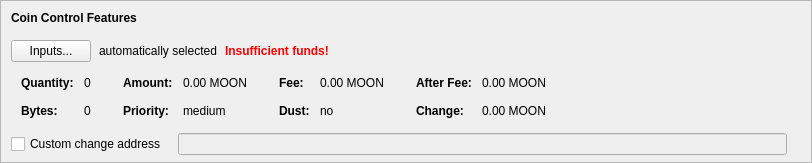
    <widget class="QFrame" name="frameCoinControl">
     <property name="sizePolicy">
      <sizepolicy hsizetype="Expanding" vsizetype="Expanding">
       <horstretch>0</horstretch>
       <verstretch>0</verstretch>
      </sizepolicy>
     </property>
     <property name="maximumSize">
      <size>
       <width>16777215</width>
       <height>16777215</height>
      </size>
     </property>
     <property name="frameShape">
      <enum>QFrame::StyledPanel</enum>
     </property>
     <property name="frameShadow">
      <enum>QFrame::Sunken</enum>
     </property>
     <layout class="QVBoxLayout" name="verticalLayoutCoinControl2">
      <property name="spacing">
       <number>0</number>
      </property>
      <property name="leftMargin">
       <number>0</number>
      </property>
      <property name="topMargin">
       <number>0</number>
      </property>
      <property name="rightMargin">
       <number>0</number>
      </property>
      <property name="bottomMargin">
       <number>6</number>
      </property>
      <item>
       <layout class="QVBoxLayout" name="verticalLayoutCoinControl" stretch="0,0,0,0,1">
        <property name="spacing">
         <number>0</number>
        </property>
        <property name="leftMargin">
         <number>10</number>
        </property>
        <property name="topMargin">
         <number>10</number>
        </property>
        <item>
         <layout class="QHBoxLayout" name="horizontalLayoutCoinControl1">
          <property name="bottomMargin">
           <number>15</number>
          </property>
          <item>
           <widget class="QLabel" name="labelCoinControlFeatures">
            <property name="sizePolicy">
             <sizepolicy hsizetype="Preferred" vsizetype="Maximum">
              <horstretch>0</horstretch>
              <verstretch>0</verstretch>
             </sizepolicy>
            </property>
            <property name="font">
             <font>
              <weight>75</weight>
              <bold>true</bold>
             </font>
            </property>
            <property name="styleSheet">
             <string notr="true">font-weight:bold;</string>
            </property>
            <property name="text">
             <string>Coin Control Features</string>
            </property>
           </widget>
          </item>
         </layout>
        </item>
        <item>
         <layout class="QHBoxLayout" name="horizontalLayoutCoinControl2" stretch="0,0,0,0">
          <property name="spacing">
           <number>8</number>
          </property>
          <property name="bottomMargin">
           <number>10</number>
          </property>
          <item>
           <widget class="QPushButton" name="pushButtonCoinControl">
            <property name="styleSheet">
             <string notr="true"/>
            </property>
            <property name="text">
             <string>Inputs...</string>
            </property>
            <property name="autoDefault">
             <bool>false</bool>
            </property>
           </widget>
          </item>
          <item>
           <widget class="QLabel" name="labelCoinControlAutomaticallySelected">
            <property name="text">
             <string>automatically selected</string>
            </property>
            <property name="margin">
             <number>5</number>
            </property>
           </widget>
          </item>
          <item>
           <widget class="QLabel" name="labelCoinControlInsuffFunds">
            <property name="font">
             <font>
              <weight>75</weight>
              <bold>true</bold>
             </font>
            </property>
            <property name="styleSheet">
             <string notr="true">color:red;font-weight:bold;</string>
            </property>
            <property name="text">
             <string>Insufficient funds!</string>
            </property>
            <property name="margin">
             <number>5</number>
            </property>
           </widget>
          </item>
          <item>
           <spacer name="horizontalSpacerCoinControl">
            <property name="orientation">
             <enum>Qt::Horizontal</enum>
            </property>
            <property name="sizeHint" stdset="0">
             <size>
              <width>40</width>
              <height>1</height>
             </size>
            </property>
           </spacer>
          </item>
         </layout>
        </item>
        <item>
         <widget class="QWidget" name="widgetCoinControl" native="true">
          <property name="sizePolicy">
           <sizepolicy hsizetype="Preferred" vsizetype="Preferred">
            <horstretch>0</horstretch>
            <verstretch>0</verstretch>
           </sizepolicy>
          </property>
          <property name="minimumSize">
           <size>
            <width>0</width>
            <height>0</height>
           </size>
          </property>
          <property name="styleSheet">
           <string notr="true"/>
          </property>
          <layout class="QHBoxLayout" name="horizontalLayoutCoinControl5">
           <property name="leftMargin">
            <number>0</number>
           </property>
           <property name="topMargin">
            <number>0</number>
           </property>
           <property name="rightMargin">
            <number>0</number>
           </property>
           <property name="bottomMargin">
            <number>0</number>
           </property>
           <item>
            <layout class="QHBoxLayout" name="horizontalLayoutCoinControl3" stretch="0,0,0,1">
             <property name="spacing">
              <number>20</number>
             </property>
             <property name="topMargin">
              <number>0</number>
             </property>
             <property name="bottomMargin">
              <number>10</number>
             </property>
             <item>
              <layout class="QFormLayout" name="formLayoutCoinControl1">
               <property name="horizontalSpacing">
                <number>10</number>
               </property>
               <property name="verticalSpacing">
                <number>14</number>
               </property>
               <property name="leftMargin">
                <number>10</number>
               </property>
               <property name="topMargin">
                <number>4</number>
               </property>
               <property name="rightMargin">
                <number>6</number>
               </property>
               <item row="0" column="0">
                <widget class="QLabel" name="labelCoinControlQuantityText">
                 <property name="font">
                  <font>
                   <weight>75</weight>
                   <bold>true</bold>
                  </font>
                 </property>
                 <property name="text">
                  <string>Quantity:</string>
                 </property>
                 <property name="margin">
                  <number>0</number>
                 </property>
                </widget>
               </item>
               <item row="0" column="1">
                <widget class="QLabel" name="labelCoinControlQuantity">
                 <property name="cursor">
                  <cursorShape>IBeamCursor</cursorShape>
                 </property>
                 <property name="contextMenuPolicy">
                  <enum>Qt::ActionsContextMenu</enum>
                 </property>
                 <property name="text">
                  <string notr="true">0</string>
                 </property>
                 <property name="margin">
                  <number>0</number>
                 </property>
                 <property name="textInteractionFlags">
                  <set>Qt::LinksAccessibleByMouse|Qt::TextSelectableByKeyboard|Qt::TextSelectableByMouse</set>
                 </property>
                </widget>
               </item>
               <item row="1" column="0">
                <widget class="QLabel" name="labelCoinControlBytesText">
                 <property name="font">
                  <font>
                   <weight>75</weight>
                   <bold>true</bold>
                  </font>
                 </property>
                 <property name="text">
                  <string>Bytes:</string>
                 </property>
                </widget>
               </item>
               <item row="1" column="1">
                <widget class="QLabel" name="labelCoinControlBytes">
                 <property name="cursor">
                  <cursorShape>IBeamCursor</cursorShape>
                 </property>
                 <property name="contextMenuPolicy">
                  <enum>Qt::ActionsContextMenu</enum>
                 </property>
                 <property name="text">
                  <string notr="true">0</string>
                 </property>
                 <property name="textInteractionFlags">
                  <set>Qt::LinksAccessibleByMouse|Qt::TextSelectableByKeyboard|Qt::TextSelectableByMouse</set>
                 </property>
                </widget>
               </item>
              </layout>
             </item>
             <item>
              <layout class="QFormLayout" name="formLayoutCoinControl2">
               <property name="horizontalSpacing">
                <number>10</number>
               </property>
               <property name="verticalSpacing">
                <number>14</number>
               </property>
               <property name="leftMargin">
                <number>6</number>
               </property>
               <property name="topMargin">
                <number>4</number>
               </property>
               <property name="rightMargin">
                <number>6</number>
               </property>
               <item row="0" column="0">
                <widget class="QLabel" name="labelCoinControlAmountText">
                 <property name="font">
                  <font>
                   <weight>75</weight>
                   <bold>true</bold>
                  </font>
                 </property>
                 <property name="text">
                  <string>Amount:</string>
                 </property>
                 <property name="margin">
                  <number>0</number>
                 </property>
                </widget>
               </item>
               <item row="0" column="1">
                <widget class="QLabel" name="labelCoinControlAmount">
                 <property name="cursor">
                  <cursorShape>IBeamCursor</cursorShape>
                 </property>
                 <property name="contextMenuPolicy">
                  <enum>Qt::ActionsContextMenu</enum>
                 </property>
                 <property name="text">
                  <string notr="true">0.00 MOON</string>
                 </property>
                 <property name="textInteractionFlags">
                  <set>Qt::LinksAccessibleByMouse|Qt::TextSelectableByKeyboard|Qt::TextSelectableByMouse</set>
                 </property>
                </widget>
               </item>
               <item row="1" column="0">
                <widget class="QLabel" name="labelCoinControlPriorityText">
                 <property name="font">
                  <font>
                   <weight>75</weight>
                   <bold>true</bold>
                  </font>
                 </property>
                 <property name="text">
                  <string>Priority:</string>
                 </property>
                </widget>
               </item>
               <item row="1" column="1">
                <widget class="QLabel" name="labelCoinControlPriority">
                 <property name="cursor">
                  <cursorShape>IBeamCursor</cursorShape>
                 </property>
                 <property name="contextMenuPolicy">
                  <enum>Qt::ActionsContextMenu</enum>
                 </property>
                 <property name="text">
                  <string notr="true">medium</string>
                 </property>
                 <property name="textInteractionFlags">
                  <set>Qt::LinksAccessibleByMouse|Qt::TextSelectableByKeyboard|Qt::TextSelectableByMouse</set>
                 </property>
                </widget>
               </item>
              </layout>
             </item>
             <item>
              <layout class="QFormLayout" name="formLayoutCoinControl3">
               <property name="horizontalSpacing">
                <number>10</number>
               </property>
               <property name="verticalSpacing">
                <number>14</number>
               </property>
               <property name="leftMargin">
                <number>6</number>
               </property>
               <property name="topMargin">
                <number>4</number>
               </property>
               <property name="rightMargin">
                <number>6</number>
               </property>
               <item row="0" column="0">
                <widget class="QLabel" name="labelCoinControlFeeText">
                 <property name="font">
                  <font>
                   <weight>75</weight>
                   <bold>true</bold>
                  </font>
                 </property>
                 <property name="text">
                  <string>Fee:</string>
                 </property>
                 <property name="margin">
                  <number>0</number>
                 </property>
                </widget>
               </item>
               <item row="0" column="1">
                <widget class="QLabel" name="labelCoinControlFee">
                 <property name="cursor">
                  <cursorShape>IBeamCursor</cursorShape>
                 </property>
                 <property name="contextMenuPolicy">
                  <enum>Qt::ActionsContextMenu</enum>
                 </property>
                 <property name="text">
                  <string notr="true">0.00 MOON</string>
                 </property>
                 <property name="textInteractionFlags">
                  <set>Qt::LinksAccessibleByMouse|Qt::TextSelectableByKeyboard|Qt::TextSelectableByMouse</set>
                 </property>
                </widget>
               </item>
               <item row="1" column="0">
                <widget class="QLabel" name="labelCoinControlLowOutputText">
                 <property name="font">
                  <font>
                   <weight>75</weight>
                   <bold>true</bold>
                  </font>
                 </property>
                 <property name="text">
                  <string>Dust:</string>
                 </property>
                </widget>
               </item>
               <item row="1" column="1">
                <widget class="QLabel" name="labelCoinControlLowOutput">
                 <property name="cursor">
                  <cursorShape>IBeamCursor</cursorShape>
                 </property>
                 <property name="contextMenuPolicy">
                  <enum>Qt::ActionsContextMenu</enum>
                 </property>
                 <property name="text">
                  <string notr="true">no</string>
                 </property>
                 <property name="textInteractionFlags">
                  <set>Qt::LinksAccessibleByMouse|Qt::TextSelectableByKeyboard|Qt::TextSelectableByMouse</set>
                 </property>
                </widget>
               </item>
              </layout>
             </item>
             <item>
              <layout class="QFormLayout" name="formLayoutCoinControl4">
               <property name="horizontalSpacing">
                <number>10</number>
               </property>
               <property name="verticalSpacing">
                <number>14</number>
               </property>
               <property name="leftMargin">
                <number>6</number>
               </property>
               <property name="topMargin">
                <number>4</number>
               </property>
               <property name="rightMargin">
                <number>6</number>
               </property>
               <item row="0" column="0">
                <widget class="QLabel" name="labelCoinControlAfterFeeText">
                 <property name="font">
                  <font>
                   <weight>75</weight>
                   <bold>true</bold>
                  </font>
                 </property>
                 <property name="text">
                  <string>After Fee:</string>
                 </property>
                 <property name="margin">
                  <number>0</number>
                 </property>
                </widget>
               </item>
               <item row="0" column="1">
                <widget class="QLabel" name="labelCoinControlAfterFee">
                 <property name="cursor">
                  <cursorShape>IBeamCursor</cursorShape>
                 </property>
                 <property name="contextMenuPolicy">
                  <enum>Qt::ActionsContextMenu</enum>
                 </property>
                 <property name="text">
                  <string notr="true">0.00 MOON</string>
                 </property>
                 <property name="textInteractionFlags">
                  <set>Qt::LinksAccessibleByMouse|Qt::TextSelectableByKeyboard|Qt::TextSelectableByMouse</set>
                 </property>
                </widget>
               </item>
               <item row="1" column="0">
                <widget class="QLabel" name="labelCoinControlChangeText">
                 <property name="font">
                  <font>
                   <weight>75</weight>
                   <bold>true</bold>
                  </font>
                 </property>
                 <property name="text">
                  <string>Change:</string>
                 </property>
                </widget>
               </item>
               <item row="1" column="1">
                <widget class="QLabel" name="labelCoinControlChange">
                 <property name="cursor">
                  <cursorShape>IBeamCursor</cursorShape>
                 </property>
                 <property name="contextMenuPolicy">
                  <enum>Qt::ActionsContextMenu</enum>
                 </property>
                 <property name="text">
                  <string notr="true">0.00 MOON</string>
                 </property>
                 <property name="textInteractionFlags">
                  <set>Qt::LinksAccessibleByMouse|Qt::TextSelectableByKeyboard|Qt::TextSelectableByMouse</set>
                 </property>
                </widget>
               </item>
              </layout>
             </item>
            </layout>
           </item>
          </layout>
         </widget>
        </item>
        <item>
         <layout class="QHBoxLayout" name="horizontalLayoutCoinControl4" stretch="0,0,0">
          <property name="spacing">
           <number>12</number>
          </property>
          <property name="sizeConstraint">
           <enum>QLayout::SetDefaultConstraint</enum>
          </property>
          <property name="topMargin">
           <number>5</number>
          </property>
          <property name="rightMargin">
           <number>5</number>
          </property>
          <item>
           <widget class="QCheckBox" name="checkBoxCoinControlChange">
            <property name="toolTip">
             <string>If this is activated, but the change address is empty or invalid, change will be sent to a newly generated address.</string>
            </property>
            <property name="text">
             <string>Custom change address</string>
            </property>
           </widget>
          </item>
          <item>
           <widget class="QValidatedLineEdit" name="lineEditCoinControlChange">
            <property name="enabled">
             <bool>false</bool>
            </property>
            <property name="sizePolicy">
             <sizepolicy hsizetype="Expanding" vsizetype="Fixed">
              <horstretch>0</horstretch>
              <verstretch>0</verstretch>
             </sizepolicy>
            </property>
           </widget>
          </item>
          <item>
           <widget class="QLabel" name="labelCoinControlChangeLabel">
            <property name="sizePolicy">
             <sizepolicy hsizetype="Preferred" vsizetype="Expanding">
              <horstretch>0</horstretch>
              <verstretch>0</verstretch>
             </sizepolicy>
            </property>
            <property name="minimumSize">
             <size>
              <width>0</width>
              <height>0</height>
             </size>
            </property>
            <property name="text">
             <string/>
            </property>
            <property name="margin">
             <number>3</number>
            </property>
           </widget>
          </item>
         </layout>
        </item>
        <item>
         <spacer name="verticalSpacerCoinControl">
          <property name="orientation">
           <enum>Qt::Vertical</enum>
          </property>
          <property name="sizeHint" stdset="0">
           <size>
            <width>800</width>
            <height>1</height>
           </size>
          </property>
         </spacer>
        </item>
       </layout>
      </item>
     </layout>
    </widget>
